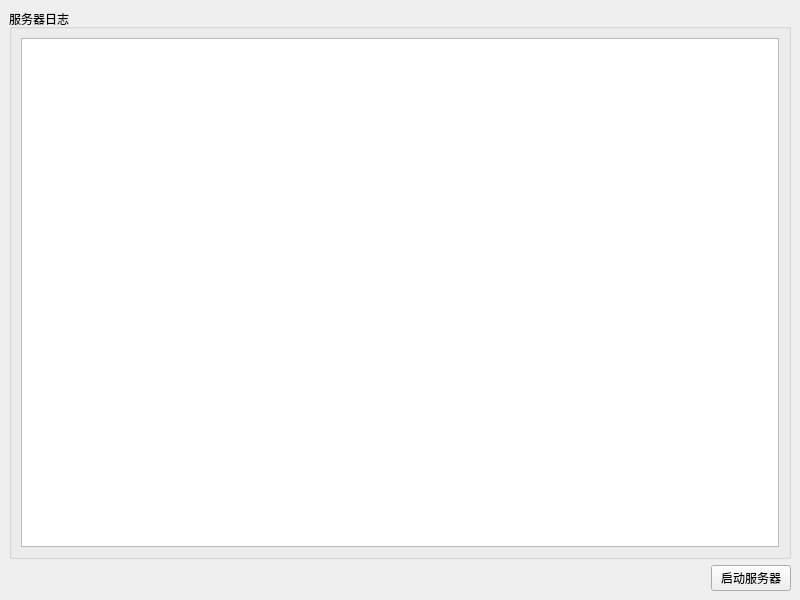
<?xml version="1.0" encoding="UTF-8"?>
<ui version="4.0">
 <class>MainWindow</class>
 <widget class="QMainWindow" name="MainWindow">
  <property name="geometry">
   <rect>
    <x>0</x>
    <y>0</y>
    <width>800</width>
    <height>600</height>
   </rect>
  </property>
  <property name="windowTitle">
   <string>服务器端</string>
  </property>
  <widget class="QWidget" name="centralwidget">
   <layout class="QVBoxLayout" name="verticalLayout_2">
    <item>
     <widget class="QGroupBox" name="groupBox">
      <property name="title">
       <string>服务器日志</string>
      </property>
      <layout class="QVBoxLayout" name="verticalLayout">
       <item>
        <widget class="QPlainTextEdit" name="logEditor"/>
       </item>
      </layout>
     </widget>
    </item>
    <item>
     <layout class="QHBoxLayout" name="horizontalLayout">
      <item>
       <spacer name="horizontalSpacer">
        <property name="orientation">
         <enum>Qt::Orientation::Horizontal</enum>
        </property>
        <property name="sizeHint" stdset="0">
         <size>
          <width>40</width>
          <height>20</height>
         </size>
        </property>
       </spacer>
      </item>
      <item>
       <widget class="QPushButton" name="startStopButton">
        <property name="text">
         <string>启动服务器</string>
        </property>
       </widget>
      </item>
     </layout>
    </item>
   </layout>
  </widget>
 </widget>
 <resources/>
 <connections/>
</ui>
